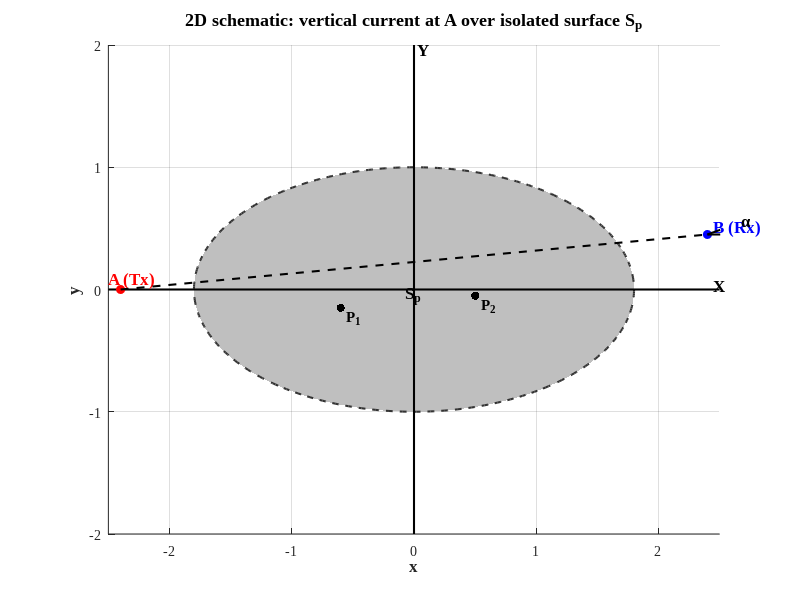

Reproduce this figure in MATLAB. (Note: this script raises an error after producing the figure.)
function draw_groundwave_geometry_2d()
clc; close all;


Rx = 1.8;
Ry = 1.0;
A  = [-Rx-0.6, 0];
B  = [ Rx+0.6, 0.45];
P1 = [-0.6, -0.15];
P2 = [ 0.5, -0.05];
alpha_deg = 20;


set(groot,'defaultAxesFontName','Times New Roman');
set(groot,'defaultTextFontName','Times New Roman');


t = linspace(0, 2*pi, 400);
x = Rx*cos(t); y = Ry*sin(t);

figure('Color','w'); hold on; axis equal;
fill(x, y, [0.75 0.75 0.75], ...
    'EdgeColor',[0.2 0.2 0.2], ...
    'LineStyle','--','LineWidth',1.5);

text(0, -0.05*Ry, 'S_p','HorizontalAlignment','center','FontSize',12,'FontWeight','bold');

Lx = 2.5; Ly = 2.0;
plot([-Lx Lx],[0 0],'k-','LineWidth',1.5);
plot([0 0],[-Ly Ly],'k-','LineWidth',1.5);

text(Lx*0.98, 0.03,'X','FontSize',12,'FontWeight','bold');
text(0.03, Ly*0.98,'Y','FontSize',12,'FontWeight','bold');


plot(A(1),A(2),'ro','MarkerFaceColor','r','MarkerSize',6);
text(A(1)-0.1,A(2)+0.08,'A (Tx)','Color','r','FontSize',12,'FontWeight','bold');

plot(B(1),B(2),'bo','MarkerFaceColor','b','MarkerSize',6);
text(B(1)+0.05,B(2)+0.05,'B (Rx)','Color','b','FontSize',12,'FontWeight','bold');

plot(P1(1),P1(2),'k.','MarkerSize',18);
text(P1(1)+0.05,P1(2)-0.08,'P_1','FontSize',11,'FontWeight','bold');

plot(P2(1),P2(2),'k.','MarkerSize',18);
text(P2(1)+0.05,P2(2)-0.08,'P_2','FontSize',11,'FontWeight','bold');


plot([A(1) B(1)], [A(2) B(2)], 'k--','LineWidth',1.5);


r = 0.35;
phi = linspace(0, deg2rad(alpha_deg), 60);

xarc = B(1) + r*cos(phi); 
yarc = B(2) + r*sin(phi);

plot(xarc, yarc, 'k','LineWidth',1.5);

text(B(1)+r*0.8*cosd(alpha_deg/2), ...
     B(2)+r*0.8*sind(alpha_deg/2)+0.05, ...
     '\alpha','FontSize',12,'FontWeight','bold');

plot([B(1) B(1)+r], [B(2) B(2)], 'k','LineWidth',1.5);
plot([B(1) B(1)+r*cosd(alpha_deg)], ...
     [B(2) B(2)+r*sind(alpha_deg)], 'k','LineWidth',1.5);

xlim([-Lx Lx]); ylim([-Ly Ly]);

xlabel('x','FontSize',12,'FontWeight','bold');
ylabel('y','FontSize',12,'FontWeight','bold');

title('2D schematic: vertical current at A over isolated surface S_p', ...
    'FontSize',13,'FontWeight','bold');

grid on;


ax = gca;
ax.LineWidth = 1.8;   
ax.Box = 'on';        


ax.TickDir = 'in';        
ax.TickLength = [0.015 0.015];
ax.FontSize = 11;
ax.FontWeight = 'bold';

end
